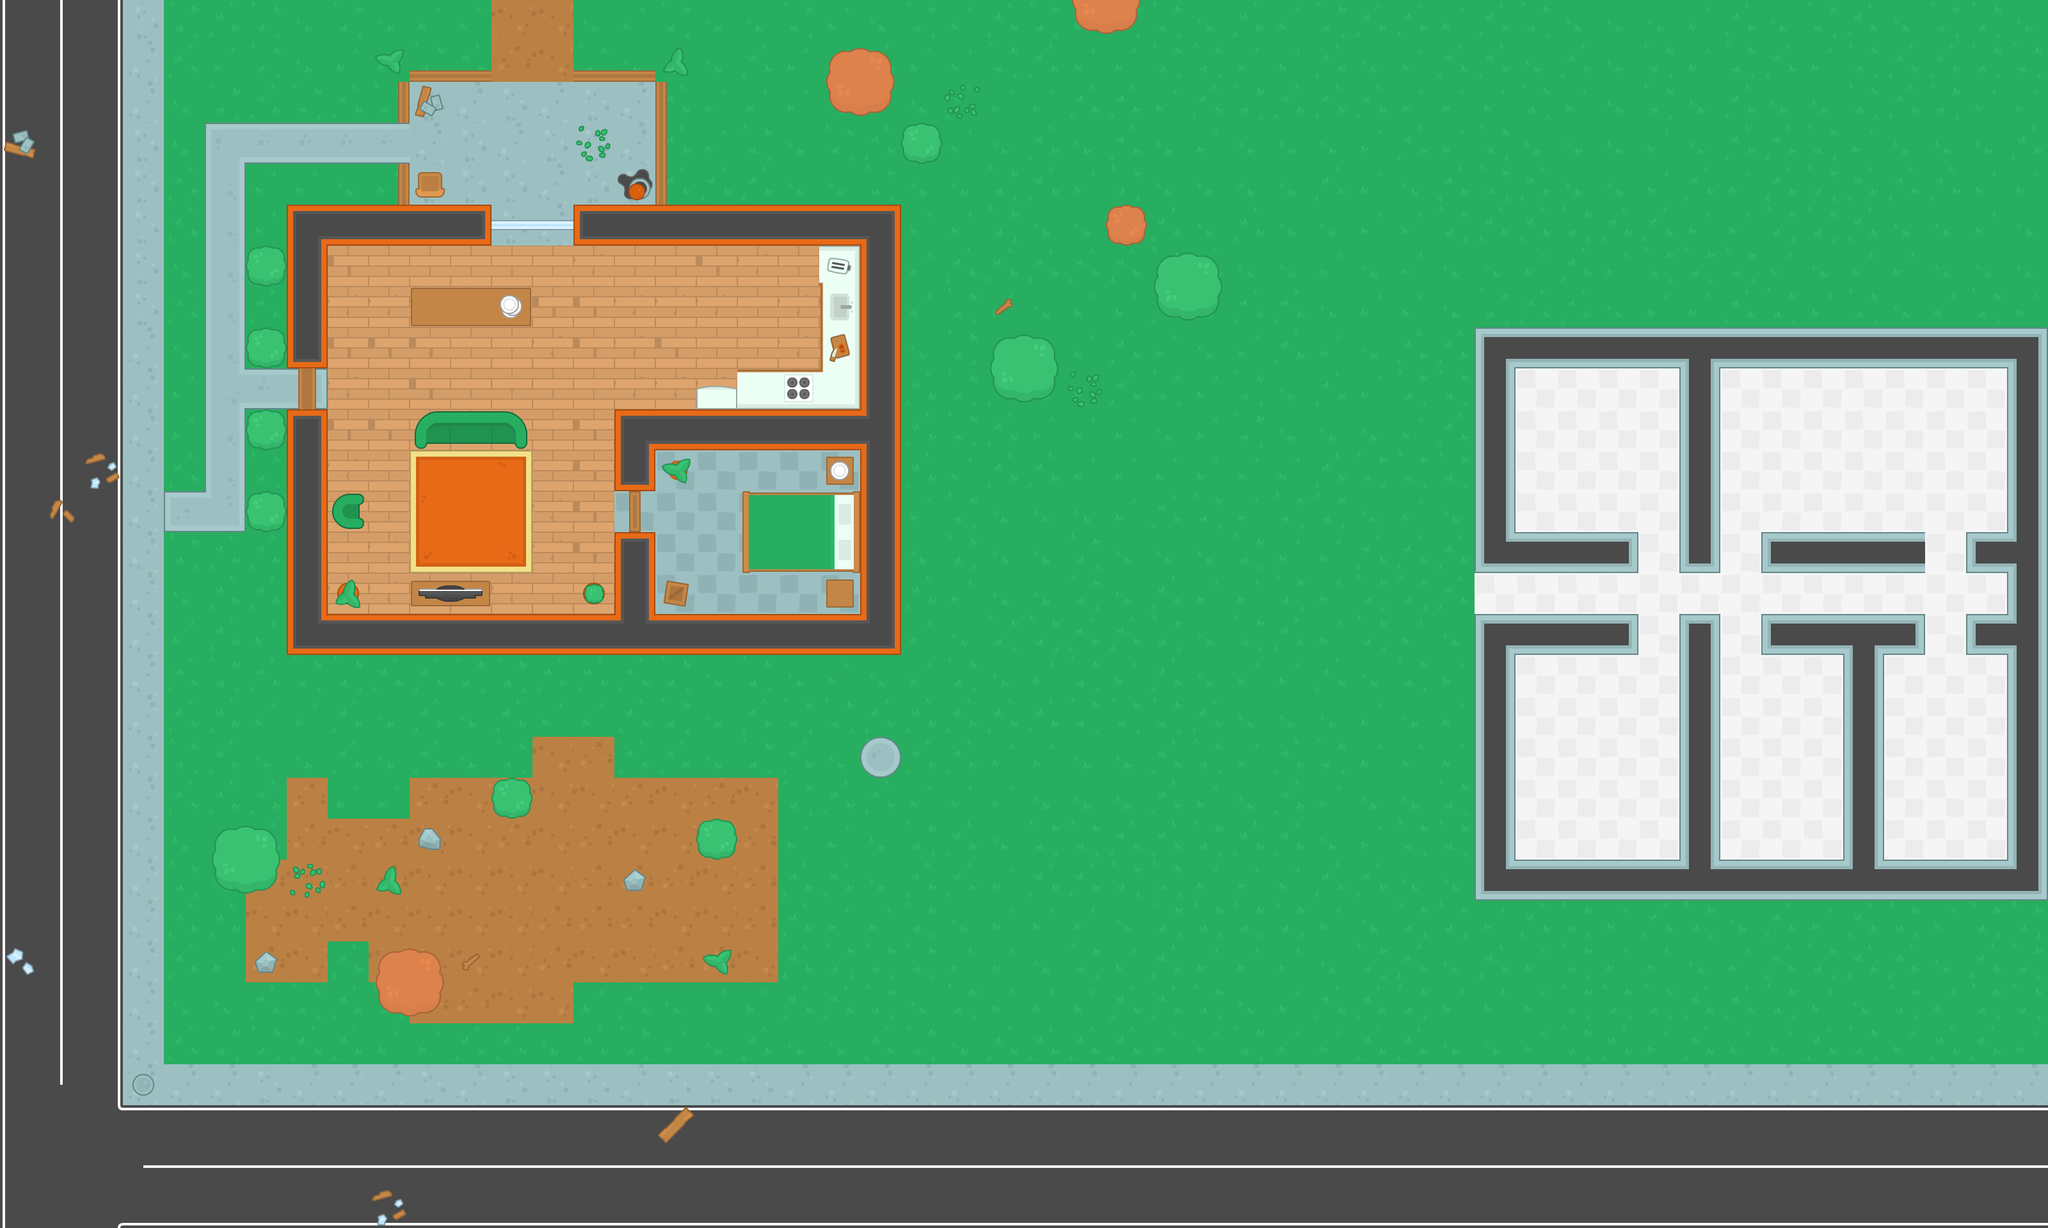

Below is a game level as drawn by its tile map, then a one-line description and the .tmx that defines it (tile-layer data replaced by summaries):
An orthogonal 50x30 tile map with 64x64 px tiles, 4 tile layers (ground, walls, items, decorations) and 50 objects (38x wall, 11x zombie, player).

<map version="1.0" orientation="orthogonal" renderorder="right-down" width="50" height="30" tilewidth="64" tileheight="64" nextobjectid="95">
 <tileset firstgid="1" name="spritesheet_tiles" tilewidth="64" tileheight="64" spacing="10" tilecount="540" columns="27">
  <image source="../img/spritesheet_tiles.png" width="1988" height="1470" />
 </tileset>
 <layer name="ground" width="50" height="30">
  <data>[1500 cells, 1500 non-empty, 40 distinct tile ids]</data>
 </layer>
 <layer name="walls" width="50" height="30">
  <data>[1500 cells, 150 non-empty, 24 distinct tile ids]</data>
 </layer>
 <layer name="items" width="50" height="30">
  <data>[1500 cells, 65 non-empty, 38 distinct tile ids]</data>
 </layer>
 <layer name="decorations" width="50" height="30">
  <data>[1500 cells, 25 non-empty, 18 distinct tile ids]</data>
 </layer>
 <objectgroup name="Obstacles">
  <object id="1" name="player" x="336" y="208" width="32" height="32" />
  <object id="2" name="wall" x="448" y="320" width="320" height="64" />
  <object id="3" name="wall" x="448" y="960" width="960" height="64" />
  <object id="4" name="wall" x="960" y="640" width="384" height="64" />
  <object id="5" name="wall" x="1344" y="384" width="64" height="576" />
  <object id="6" name="wall" x="448" y="384" width="64" height="192" />
  <object id="7" name="wall" x="448" y="640" width="64" height="320" />
  <object id="8" name="wall" x="960" y="832" width="64" height="128" />
  <object id="9" name="wall" x="960" y="704" width="64" height="64" />
  <object id="15" name="wall" x="896" y="320" width="512" height="64" />
  <object id="21" name="wall" x="640" y="448" width="192" height="64" />
  <object id="22" name="wall" x="1168" y="768" width="176" height="128" />
  <object id="23" name="wall" x="1152" y="576" width="128" height="32" />
  <object id="24" name="wall" x="656" y="640" width="160" height="48" />
  <object id="25" name="wall" x="512" y="784" width="48" height="32" />
  <object id="26" name="wall" x="640" y="912" width="128" height="48" />
  <object id="28" name="wall" x="910" y="909" width="35" height="35" />
  <object id="29" name="wall" x="1088" y="608" width="64" height="32" />
  <object id="30" name="wall" x="1040" y="720" width="32" height="32" />
  <object id="31" name="wall" x="528" y="912" width="32" height="32" />
  <object id="34" name="wall" x="656" y="272" width="32" height="48" />
  <object id="35" name="wall" x="1024" y="912" width="48" height="48" />
  <object id="36" name="wall" x="1296" y="896" width="48" height="48" />
  <object id="37" name="wall" x="1296" y="704" width="48" height="48" />
  <object id="38" name="wall" x="1280" y="384" width="16" height="256" />
  <object id="40" name="zombie" x="800" y="224" width="32" height="32" />
  <object id="42" name="zombie" x="1072" y="816" width="32" height="32" />
  <object id="46" name="wall" x="784" y="1232" width="32" height="32" />
  <object id="47" name="wall" x="1104" y="1296" width="32" height="32" />
  <object id="48" name="wall" x="608" y="1504" width="64" height="64" />
  <object id="49" name="wall" x="352" y="1312" width="64" height="64" />
  <object id="50" name="wall" x="1312" y="96" width="64" height="64" />
  <object id="52" name="wall" x="1824" y="416" width="64" height="64" />
  <object id="53" name="wall" x="1744" y="336" width="32" height="32" />
  <object id="54" name="wall" x="1424" y="208" width="32" height="32" />
  <object id="55" name="wall" x="1680" y="-16" width="96" height="64" />
  <object id="56" name="wall" x="1568" y="544" width="64" height="64" />
  <object id="57" name="wall" x="400" y="784" width="32" height="32" />
  <object id="58" name="wall" x="400" y="656" width="32" height="32" />
  <object id="59" name="wall" x="400" y="528" width="32" height="32" />
  <object id="60" name="wall" x="400" y="400" width="32" height="32" />
  <object id="63" name="zombie" x="1184" y="464" width="32" height="32" />
  <object id="87" name="zombie" x="1616" y="720" width="32" height="32" />
  <object id="88" name="zombie" x="1712" y="704" width="32" height="32" />
  <object id="89" name="zombie" x="1744" y="608" width="32" height="32" />
  <object id="90" name="zombie" x="1728" y="832" width="32" height="32" />
  <object id="91" name="zombie" x="1584" y="848" width="32" height="32" />
  <object id="92" name="zombie" x="1504" y="736" width="32" height="32" />
  <object id="93" name="zombie" x="1856" y="752" width="32" height="32" />
  <object id="94" name="zombie" x="1872" y="576" width="32" height="32" />
 </objectgroup>
</map>